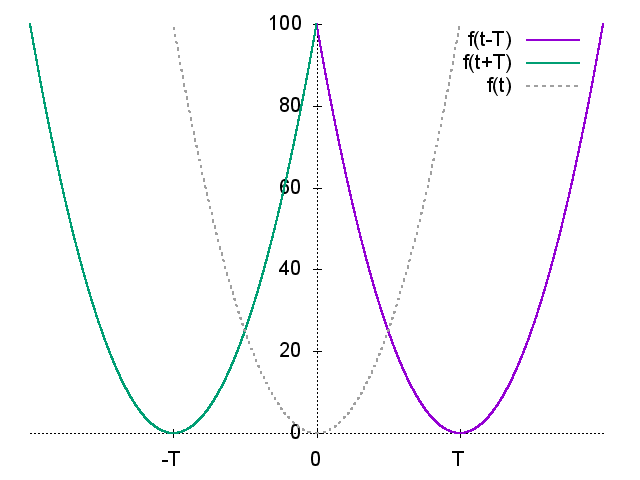

Write gnuplot code to recreate this figure.
set terminal png font 'Helvetica,15'
set output 'traslazione.png'

#variables
T = 5

set sample 10000

set xzeroaxis
set xrange [-10:10]
set xtics axis ('0' 0, 'T' T, '-T' -T)

set yzeroaxis
set yrange [0:100]
set ytics axis

set border 0

plot 4*(x-T)**2 lw 2 title 'f(t-T)',\
	4*(x+T)**2 lw 2 title 'f(t+T)',\
	4*x**2 lw 2 lt 0 title 'f(t)'
